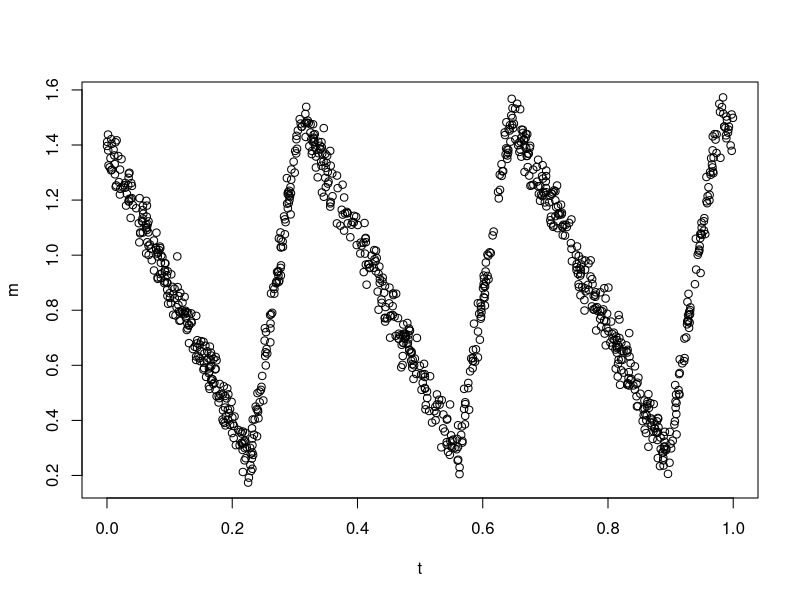
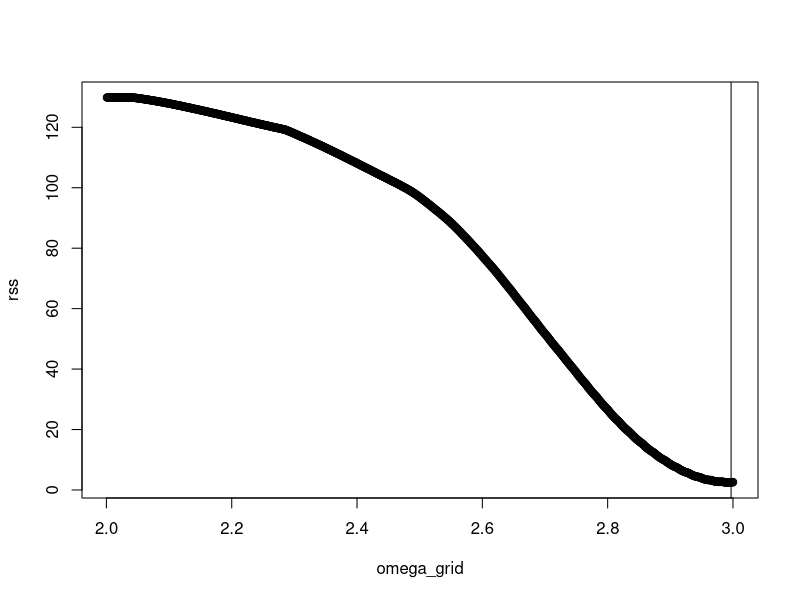

These figures' R source, in order:
### compare newton method to grid search
### for estimating phase

rm(list=ls())
library(scales)

Saw <- function(t,cc=0.75){
    ## returns sawtooth evaluated at t
    t <- t %% 1
    return(((-2/cc)*t + 1)*(t < cc) + ((2/(1-cc))*t - (1+cc)/(1-cc))*(t >= cc))
}

SawPrime <- function(t,cc=0.75){
    ## returns derivative of sawtooth evaluated at t
    t <- t %% 1
    return((-2/cc)*(t < cc) + ((2/(1-cc))*(t >= cc)))
}

NewtonUpdate <- function(m,t,phi,omega){
    gp <- SawPrime(omega*t+phi)
    g <- Saw(omega*t+phi)
    del <- -2*sum(m*gp) + 2*sum(g*gp)
    h <- 2*sum(gp*gp)
    return((phi - h^{-1}*del) %% 1)
}

omega_grid <- (1:1000)/1000 + 2

## construct data
n <- 1000
e.sd <- 0.05
t <- runif(n)
phi <- runif(1)
amp <- rchisq(1,30)/30
beta <- rnorm(1)
omega <- sample(omega_grid,1)
m <- amp*Saw(omega*t+phi) + beta + rnorm(n,mean=0,sd=e.sd)
plot(t,m)



compute_rss <- function(m,t,phi,omega){
    X <- cbind(1,Saw(omega*t+phi))
    B <- t(X)%*%X
    d <- t(X)%*%m
    z <- solve(B,d)
    return(m - X%*%z)
}



## grid search to estimate omega and phase
N <- 100
phis_grid <- (0:(N-1))/N
rss <- rep(0,length(omega_grid))
tm <- proc.time()
for(ii in 1:length(omega_grid)){
    ##m.resid <- vapply(phis_grid,function(x){lm(m~Saw(omega_grid[ii]*t+x))$residuals},rep(0,length(t)))
    m.resid <- vapply(phis_grid,function(x){compute_rss(m,t,x,omega_grid[ii])},rep(0,length(t))) ## faster not using lm
    rss[ii] <- min(colSums(m.resid^2))
}
proc.time() - tm
plot(omega_grid,rss)
abline(v=omega,col="black")

#### Newton optimization
rss <- rep(0,length(omega_grid))
NN <- 1 ## number of Newton steps for each updated frequency
phi_temp <- runif(1) ## random initial phase
tm <- proc.time()
for(ii in 1:length(omega_grid)){
    for(jj in 1:NN){
        phi_temp <- NewtonUpdate(m,t,phi_temp,omega_grid[ii])
    }
    rss[ii] <- sum((Saw(omega_grid[ii]*t+phi_temp) - m)^2)
}
proc.time() - tm
points(omega_grid,rss,col='red')


